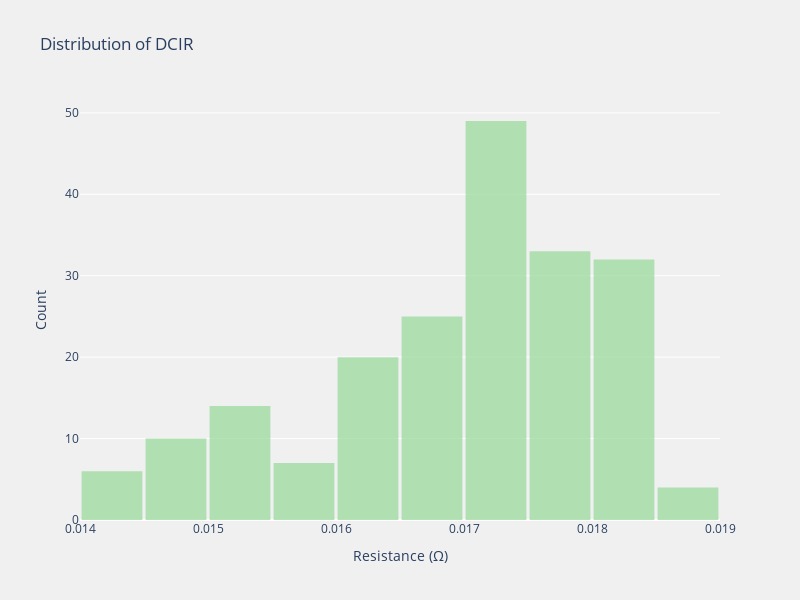

The notebook cell saved with this chart:
### Markdown cell above
...and plot them

### Code cell
fig_dcir = mc.plot_dcir_histogram(dcir, bins=15, include_baseline=False)

### Figure 1 — Plotly figure (JSON) as saved in the notebook; plotly's stock layout.template omitted (floating-point values rounded to 4 significant figures; data arrays with more than 128 entries replaced by an {"elided": "..."} marker saying what was removed)
{"data": [{"marker": {"color": "#9bda9e"}, "nbinsx": 15, "opacity": 0.75, "type": "histogram", "x": {"elided": "200 float values"}}], "layout": {"bargap": 0.05, "height": 600, "paper_bgcolor": "rgba(240,240,240,1)", "plot_bgcolor": "rgba(240,240,240,1)", "title": {"text": "Distribution of DCIR"}, "width": 800, "xaxis": {"title": {"text": "Resistance (Ω)"}}, "yaxis": {"title": {"text": "Count"}}}}
